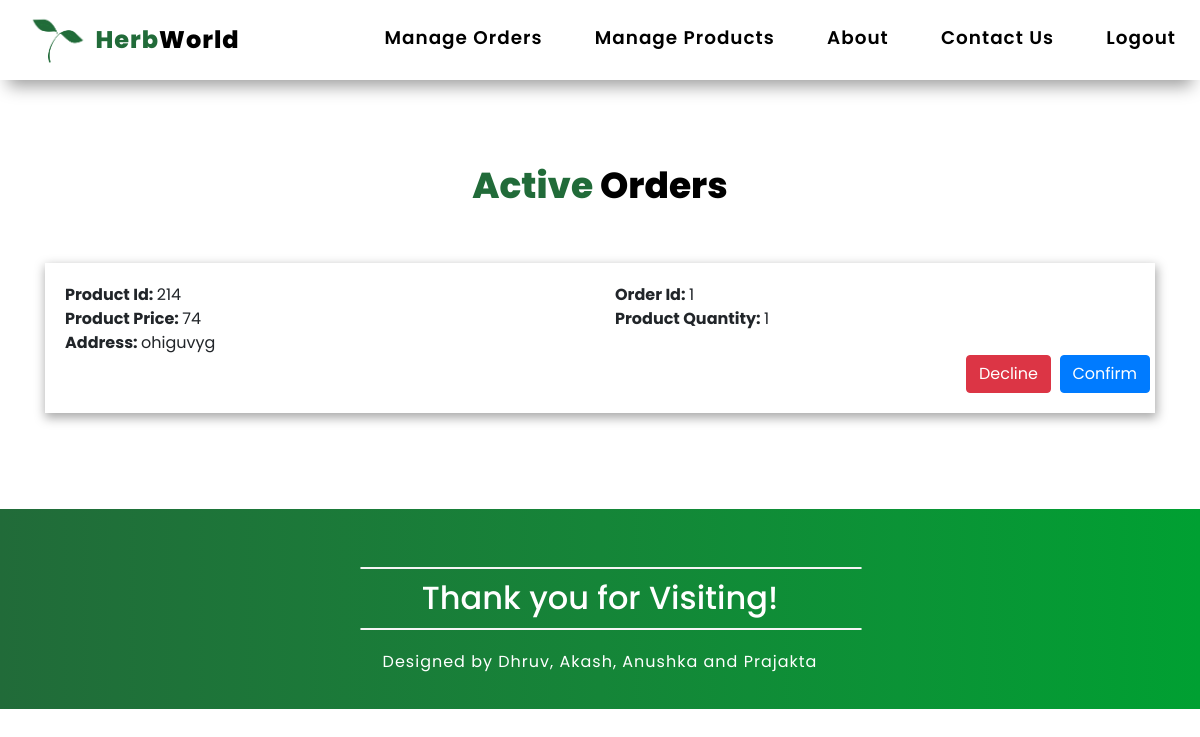
/manageorders/ (signed in), run on an earlier commit of the app's database.
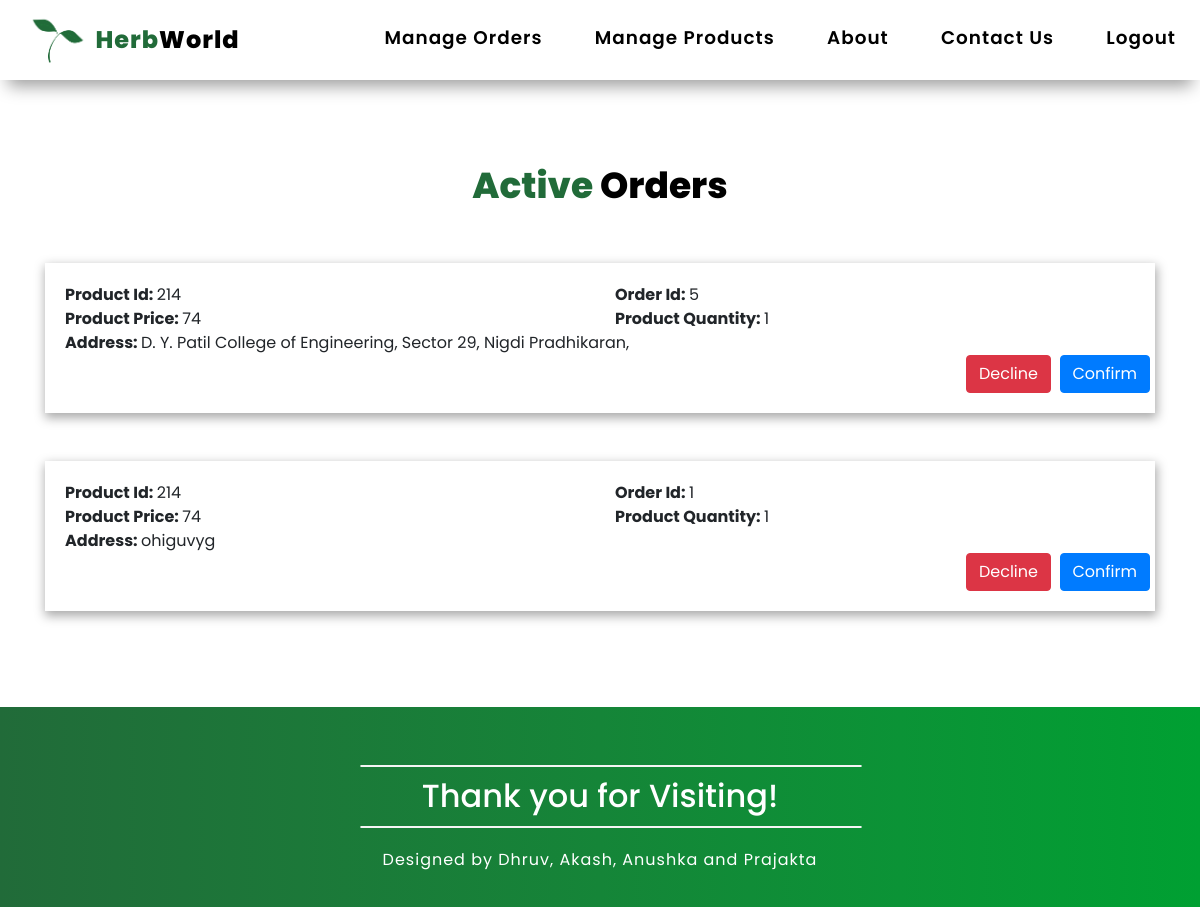
And on a later commit of the database.
### herbworldapp/models.py (models this page shows, shortened)
class Order(models.Model):
    order_id = models.CharField(max_length=50)
    product_id = models.CharField(max_length=50)
    nursery_id = models.CharField(max_length=50)
    customer_id = models.CharField(max_length=50)
    quantity = models.IntegerField(default=0)
    customer_name = models.CharField(max_length=50, default='none')
    order_total = models.IntegerField(default=0)
    email = models.CharField(max_length=70)
    phone = models.CharField(max_length=10)
    address = models.CharField(max_length=300)

### herbworldapp/views.py (the view)
# urls.py: path("manageorders/", views.manageOrders, name="manageOrders"),
def manageOrders(request):
    props = Order.objects.filter(nursery_id=request.user.username)
    return render(request, 'herbworldapp/manageOrders.html', {'props': props})

### herbworldapp/templates/herbworldapp/manageOrders.html (shortened to what this page needs)
{% extends 'herbworldapp/basic.html' %}
{% load static %}
{% block body %}
<div class="container">
  <div class="row">
    <div class="col text-center">
      <div class="row  mt-5 mb-5 pt-3">
        <div class="col text-center">
          <h2 class="loginheading"><span class="loginheading1">Active </span><span class="loginheading2">Orders</span>
        </div>
      </div>
      {% for product in props reversed %}
      <div class="row mb-5">
        <div class="col text-left">
          <div class="productdetails">
            <div class="row">
              <div class="col col-6">
                <strong>Product Id: </strong> {{product.product_id}}
              </div>
              <div class="col col-6">
                <strong>Order Id: </strong> {{product.order_id}}
              </div>
            </div>
            <div class="row">
              <div class="col col-6">
                <strong>Product Price: </strong> {{product.order_total}}
              </div>
              <div class="col col-6">
                <strong>Product Quantity: </strong> {{product.quantity}}
              </div>
            </div>
            <div class="row">
              <div class="col"><strong>Address: </strong> {{product.address}}</div>
            </div>
            <div class="row justify-content-end">
                <form action="cancelorder" method="post">
                  <button type="button buynow" class="btn btn-danger">Decline </button>
                </form>
                <button type="button buynow" class = "btn btn-primary" data-toggle="modal"
                data-target="#orderModal{{product.product_id}}">Confirm</button>
            </div>
          </div>
        </div>
      </div>
      {% endfor %}
    </div>
  </div>
</div>
</div>
{% endblock %}

What changed in the data, as far as the page shows it:
added Order: product_id "214", order_id "5", order_total "74", quantity "1", address "D. Y. Patil College of Engineering, Sector 29, Nigdi Pradhikaran,"
